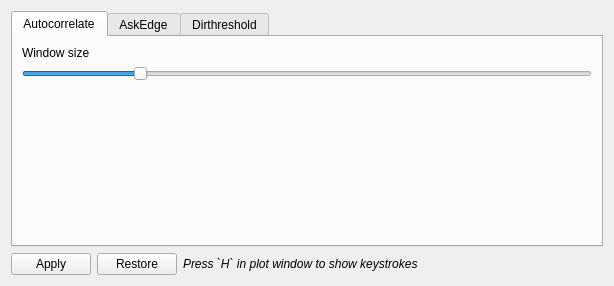
<?xml version="1.0" encoding="UTF-8"?>
<ui version="4.0">
 <class>Form</class>
 <widget class="QWidget" name="Form">
  <property name="geometry">
   <rect>
    <x>0</x>
    <y>0</y>
    <width>614</width>
    <height>286</height>
   </rect>
  </property>
  <property name="windowTitle">
   <string>Sliders</string>
  </property>
  <layout class="QVBoxLayout" name="verticalLayout_3">
   <item>
    <widget class="QTabWidget" name="tabWidget_overlays">
     <property name="currentIndex">
      <number>0</number>
     </property>
     <widget class="QWidget" name="tab">
      <property name="focusPolicy">
       <enum>Qt::StrongFocus</enum>
      </property>
      <attribute name="title">
       <string>Autocorrelate</string>
      </attribute>
      <layout class="QVBoxLayout" name="verticalLayout_2">
       <item>
        <layout class="QFormLayout" name="formLayout">
         <item row="0" column="1">
          <widget class="QLabel" name="label_5">
           <property name="text">
            <string/>
           </property>
          </widget>
         </item>
         <item row="0" column="0">
          <widget class="QLabel" name="label">
           <property name="text">
            <string>Window size</string>
           </property>
          </widget>
         </item>
        </layout>
       </item>
       <item>
        <widget class="QSlider" name="horizontalSlider_window">
         <property name="minimum">
          <number>10</number>
         </property>
         <property name="maximum">
          <number>10000</number>
         </property>
         <property name="value">
          <number>2000</number>
         </property>
         <property name="orientation">
          <enum>Qt::Horizontal</enum>
         </property>
        </widget>
       </item>
       <item>
        <spacer name="verticalSpacer">
         <property name="orientation">
          <enum>Qt::Vertical</enum>
         </property>
         <property name="sizeHint" stdset="0">
          <size>
           <width>20</width>
           <height>40</height>
          </size>
         </property>
        </spacer>
       </item>
      </layout>
     </widget>
     <widget class="QWidget" name="tab_3">
      <attribute name="title">
       <string>AskEdge</string>
      </attribute>
      <layout class="QVBoxLayout" name="verticalLayout_4">
       <item>
        <layout class="QFormLayout" name="formLayout_4">
         <property name="bottomMargin">
          <number>0</number>
         </property>
         <item row="0" column="0">
          <widget class="QLabel" name="label_8">
           <property name="text">
            <string>Edge Jump Threshold</string>
           </property>
          </widget>
         </item>
         <item row="0" column="1">
          <widget class="QLabel" name="label_9">
           <property name="text">
            <string/>
           </property>
          </widget>
         </item>
        </layout>
       </item>
       <item>
        <widget class="QSlider" name="horizontalSlider_askedge">
         <property name="minimum">
          <number>5</number>
         </property>
         <property name="maximum">
          <number>80</number>
         </property>
         <property name="value">
          <number>20</number>
         </property>
         <property name="orientation">
          <enum>Qt::Horizontal</enum>
         </property>
        </widget>
       </item>
       <item>
        <spacer name="verticalSpacer_3">
         <property name="orientation">
          <enum>Qt::Vertical</enum>
         </property>
         <property name="sizeHint" stdset="0">
          <size>
           <width>20</width>
           <height>40</height>
          </size>
         </property>
        </spacer>
       </item>
      </layout>
     </widget>
     <widget class="QWidget" name="tab_2">
      <attribute name="title">
       <string>Dirthreshold</string>
      </attribute>
      <layout class="QVBoxLayout" name="verticalLayout">
       <item>
        <layout class="QFormLayout" name="formLayout_2">
         <item row="0" column="0">
          <widget class="QLabel" name="label_2">
           <property name="text">
            <string>Up</string>
           </property>
          </widget>
         </item>
         <item row="0" column="1">
          <widget class="QLabel" name="label_6">
           <property name="text">
            <string/>
           </property>
          </widget>
         </item>
        </layout>
       </item>
       <item>
        <widget class="QSlider" name="horizontalSlider_dirthr_up">
         <property name="maximum">
          <number>128</number>
         </property>
         <property name="value">
          <number>20</number>
         </property>
         <property name="orientation">
          <enum>Qt::Horizontal</enum>
         </property>
        </widget>
       </item>
       <item>
        <layout class="QFormLayout" name="formLayout_3">
         <item row="0" column="0">
          <widget class="QLabel" name="label_3">
           <property name="text">
            <string>Down</string>
           </property>
          </widget>
         </item>
         <item row="0" column="1">
          <widget class="QLabel" name="label_7">
           <property name="text">
            <string/>
           </property>
          </widget>
         </item>
        </layout>
       </item>
       <item>
        <widget class="QSlider" name="horizontalSlider_dirthr_down">
         <property name="maximum">
          <number>127</number>
         </property>
         <property name="orientation">
          <enum>Qt::Horizontal</enum>
         </property>
        </widget>
       </item>
       <item>
        <spacer name="verticalSpacer_2">
         <property name="orientation">
          <enum>Qt::Vertical</enum>
         </property>
         <property name="sizeHint" stdset="0">
          <size>
           <width>20</width>
           <height>40</height>
          </size>
         </property>
        </spacer>
       </item>
      </layout>
     </widget>
    </widget>
   </item>
   <item>
    <layout class="QHBoxLayout" name="horizontalLayout">
     <item>
      <widget class="QPushButton" name="pushButton_apply">
       <property name="text">
        <string>Apply</string>
       </property>
      </widget>
     </item>
     <item>
      <widget class="QPushButton" name="pushButton_sticky">
       <property name="text">
        <string>Restore</string>
       </property>
      </widget>
     </item>
     <item>
      <widget class="QLabel" name="label_10">
       <property name="text">
        <string>Press `H` in plot window to show keystrokes</string>
       </property>
       <property name="font">
         <font>
          <italic>true</italic>
         </font>
        </property>
      </widget>
     </item>
     <item>
      <spacer name="horizontalSpacer">
       <property name="orientation">
        <enum>Qt::Horizontal</enum>
       </property>
       <property name="sizeHint" stdset="0">
        <size>
         <width>40</width>
         <height>20</height>
        </size>
       </property>
      </spacer>
     </item>
     <item>
      <widget class="QLabel" name="label_4">
       <property name="text">
        <string/>
       </property>
      </widget>
     </item>
    </layout>
   </item>
  </layout>
 </widget>
 <resources/>
 <connections>
  <connection>
   <sender>horizontalSlider_window</sender>
   <signal>valueChanged(int)</signal>
   <receiver>label_4</receiver>
   <slot>setNum(int)</slot>
   <hints>
    <hint type="sourcelabel">
     <x>46</x>
     <y>118</y>
    </hint>
    <hint type="destinationlabel">
     <x>597</x>
     <y>257</y>
    </hint>
   </hints>
  </connection>
  <connection>
   <sender>horizontalSlider_window</sender>
   <signal>valueChanged(int)</signal>
   <receiver>label_5</receiver>
   <slot>setNum(int)</slot>
   <hints>
    <hint type="sourcelabel">
     <x>170</x>
     <y>118</y>
    </hint>
    <hint type="destinationlabel">
     <x>161</x>
     <y>69</y>
    </hint>
   </hints>
  </connection>
  <connection>
   <sender>horizontalSlider_dirthr_up</sender>
   <signal>valueChanged(int)</signal>
   <receiver>label_6</receiver>
   <slot>setNum(int)</slot>
   <hints>
    <hint type="sourcelabel">
     <x>70</x>
     <y>118</y>
    </hint>
    <hint type="destinationlabel">
     <x>68</x>
     <y>67</y>
    </hint>
   </hints>
  </connection>
  <connection>
   <sender>horizontalSlider_dirthr_down</sender>
   <signal>valueChanged(int)</signal>
   <receiver>label_7</receiver>
   <slot>setNum(int)</slot>
   <hints>
    <hint type="sourcelabel">
     <x>201</x>
     <y>185</y>
    </hint>
    <hint type="destinationlabel">
     <x>149</x>
     <y>135</y>
    </hint>
   </hints>
  </connection>
  <connection>
   <sender>horizontalSlider_askedge</sender>
   <signal>valueChanged(int)</signal>
   <receiver>label_9</receiver>
   <slot>setNum(int)</slot>
   <hints>
    <hint type="sourcelabel">
     <x>149</x>
     <y>102</y>
    </hint>
    <hint type="destinationlabel">
     <x>250</x>
     <y>70</y>
    </hint>
   </hints>
  </connection>
 </connections>
</ui>
